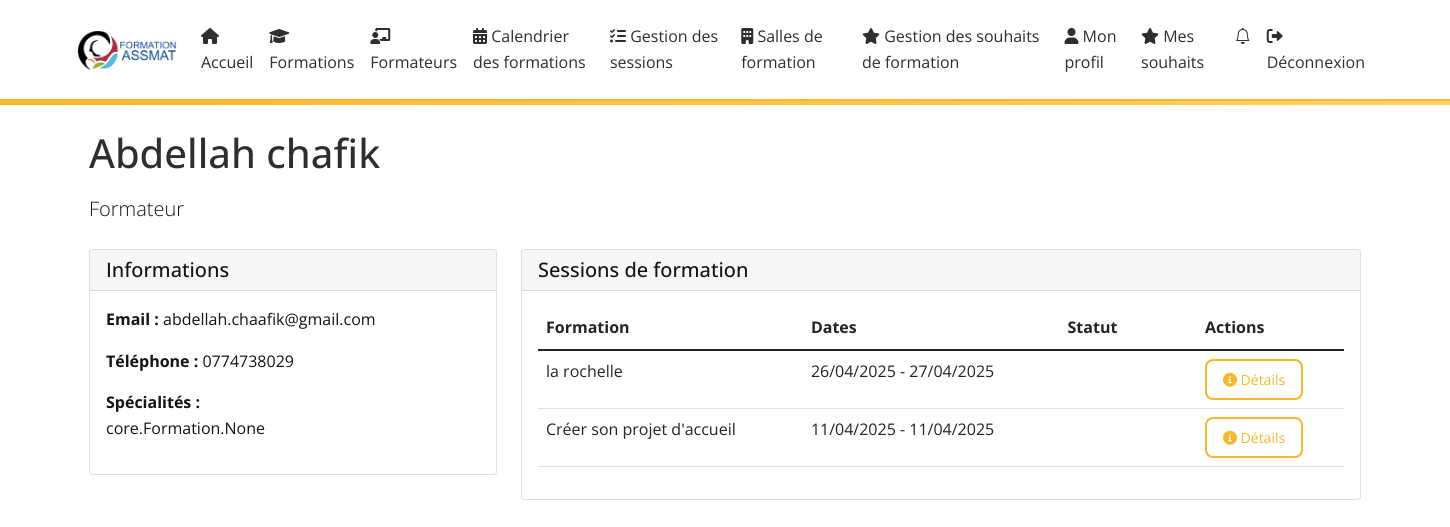
Page /trainers/2/ (signed in) on the committed database.
### core/models.py (models this page shows, shortened)
class Trainer(models.Model):
    first_name = models.CharField(max_length=100, verbose_name="Prénom", null=True, blank=True)
    last_name = models.CharField(max_length=100, verbose_name="Nom", null=True, blank=True)
    email = models.EmailField(verbose_name="Email", null=True, blank=True)
    phone = models.CharField(max_length=20, verbose_name="Téléphone", null=True, blank=True)
    bio = models.TextField(blank=True, verbose_name="Biographie")
    photo = models.ImageField(upload_to='trainers/', null=True, blank=True, verbose_name="Photo")
    specialties = models.ManyToManyField('Formation', blank=True, verbose_name="Spécialités")
    created_at = models.DateTimeField(auto_now_add=True)
    updated_at = models.DateTimeField(auto_now=True)
    def get_full_name(self):
        return f"{self.first_name} {self.last_name}".strip()
    class Meta:
        verbose_name = "Formateur"
        verbose_name_plural = "Formateurs"
        ordering = ['last_name', 'first_name']

class Session(models.Model):
    STATUS_CHOICES = [
        ('NON_OUVERTE', 'Non ouverte'),
        ('DEMANDEE', 'Demandée'),
        ('OUVERTE', 'Ouverte'),
        ('COMPLETE', 'Complète'),
        ('PREPAREE', 'Préparée'),
        ('ENVOYEE_FORMATEUR', 'Envoyée formateur'),
        ('ATTENTE_RETOUR', 'En attente retour'),
        ('ATTENTE_TRAITEMENT_SYLVAN', 'En attente traitement Sylvan'),
        ('ATTENTE_TRAITEMENT_IPERIA', 'En attente traitement Ipéria'),
        ('ERREUR_SYLVAN', 'Erreur à traiter Sylvan'),
        ('ERREUR_IPERIA', 'Erreur à traiter Ipéria'),
        ('TERMINEE', 'Terminée'),
    ]
    formation = models.ForeignKey(
        Formation,
        on_delete=models.CASCADE,
        related_name='sessions'
    )
    trainers = models.ManyToManyField(
        Trainer,
        related_name='sessions',
        blank=True
    )
    status = models.CharField(
        max_length=50,
        choices=STATUS_CHOICES,
        default='NON_OUVERTE'
    )
    start_date = models.DateField(null=True, blank=True)
    end_date = models.DateField(null=True, blank=True)
    iperia_opening_date = models.DateField(null=True, blank=True)
    iperia_deadline = models.DateField(null=True, blank=True)
    created_at = models.DateTimeField(auto_now_add=True)
    updated_at = models.DateTimeField(auto_now=True)
    last_status_change = models.DateTimeField(default=timezone.now)

class Formation(models.Model):
    FORMATION_TYPES = [
        ('initial', 'Formation Initiale'),
        ('continue', 'Formation Continue'),
        ('specialisation', 'Formation Spécialisation'),
    ]
    name = models.CharField(max_length=255, verbose_name="Nom de la formation")
    code_iperia = models.CharField(max_length=50, unique=True, verbose_name="Code IPERIA")
    description = models.TextField(verbose_name="Description")
    duration = models.IntegerField(help_text="Durée en heures", validators=[MinValueValidator(1)], verbose_name="Durée")
    image = models.ImageField(upload_to='formations/images/', null=True, blank=True, verbose_name="Image")
    program_file = models.FileField(upload_to='programs/', null=True, blank=True, verbose_name="Programme détaillé")
    created_at = models.DateTimeField(auto_now_add=True, verbose_name="Date de création")
    updated_at = models.DateTimeField(auto_now=True, verbose_name="Date de mise à jour")
    type = models.CharField(max_length=20, choices=FORMATION_TYPES, default='initial', verbose_name="Type de formation")
    is_presentiel = models.BooleanField(default=True, verbose_name="Présentiel")
    is_distanciel = models.BooleanField(default=False, verbose_name="Distanciel")
    is_asynchrone = models.BooleanField(default=False, verbose_name="Asynchrone")
    is_active = models.BooleanField(default=True, verbose_name="Formation active")
    city = models.CharField(max_length=100, null=True, blank=True, verbose_name="Ville")
    code_postal = models.CharField(max_length=10, null=True, blank=True, verbose_name="Code postal")
    latitude = models.FloatField(null=True, blank=True)
    longitude = models.FloatField(null=True, blank=True)
    class Meta:
        verbose_name = "Formation"
        verbose_name_plural = "Formations"
        ordering = ['name']

### core/views.py (the view)
# urls.py: path('trainers/<int:pk>/', views.trainer_detail, name='trainer_detail'),
@login_required
def trainer_detail(request, pk):
    trainer = get_object_or_404(Trainer, pk=pk)
    sessions = Session.objects.filter(trainers=trainer).order_by('-start_date')
    return render(request, 'core/trainer_detail.html', {
        'trainer': trainer,
        'sessions': sessions
    })

### core/context_processors.py (called while the page is built)
def unread_notifications(request):
    if request.user.is_authenticated:
        return {
            'unread_notifications_count': request.user.notifications.filter(is_read=False).count()
        }
    return {}

### core/templates/core/trainer_detail.html (shortened to what this page needs)
{% extends "core/base.html" %}
{% block content %}
<div class="container">
    <div class="mb-4">
        <h1>{{ trainer.get_full_name }}</h1>
        <p class="lead">Formateur</p>
    </div>
    <div class="row">
        <div class="col-md-4">
            <div class="card mb-4">
                <div class="card-header">
                    <h5 class="card-title mb-0">Informations</h5>
                </div>
                <div class="card-body">
                    <p><strong>Email :</strong> {{ trainer.email }}</p>
                    <p><strong>Téléphone :</strong> {{ trainer.phone }}</p>
                    {% if trainer.specialties %}
                        <p><strong>Spécialités :</strong><br>{{ trainer.specialties }}</p>
                    {% endif %}
                </div>
            </div>
        </div>
        <div class="col-md-8">
            <div class="card">
                <div class="card-header">
                    <h5 class="card-title mb-0">Sessions de formation</h5>
                </div>
                <div class="card-body">
                    <div class="table-responsive">
                        <table class="table">
                            <thead>
                                <tr>
                                    <th>Formation</th>
                                    <th>Dates</th>
                                    <th>Statut</th>
                                    <th>Actions</th>
                                </tr>
                            </thead>
                            <tbody>
                                {% for session in sessions %}
                                    <tr>
                                        <td>{{ session.formation.name }}</td>
                                        <td>
                                            {{ session.start_date|date:"d/m/Y" }} - {{ session.end_date|date:"d/m/Y" }}
                                        </td>
                                        <td>
                                            <span class="badge badge-{{ session.status_color }}">
                                            </span>
                                        </td>
                                        <td>
                                            <a href="{% url 'core:session_detail' session_id=session.id %}"
                                               class="btn btn-info btn-sm">
                                                <i class="fas fa-info-circle"></i> Détails
                                            </a>
                                        </td>
                                    </tr>
                                {% empty %}
                                    <tr>
                                        <td colspan="4" class="text-center">
                                            Aucune session de formation pour ce formateur.
                                        </td>
                                    </tr>
                                {% endfor %}
                            </tbody>
                        </table>
                    </div>
                </div>
            </div>
        </div>
    </div>
</div>
{% endblock %}

### core/static/core/css/custom.css (style rules this page uses)
:root { --primary-color: #F9B72A; --secondary-color: #2E2E2E; --background-color: #ffffff; --text-color: #141414; --hover-color: #fccc64; --border-radius: 8px; }
body { background-color: var(--background-color); color: var(--text-color); font-family: 'Open Sans', sans-serif; line-height: 1.6; }
.auth-buttons .nav-link, .btn { border-radius: var(--border-radius); border: 2px solid var(--primary-color); color: var(--primary-color); background: transparent; padding: 0.5rem 1rem; transition: background 0.3s, color 0.3s; }
h1, h2, h3 { color: var(--secondary-color); margin-bottom: 1rem; }
a { color: var(--primary-color); text-decoration: none; }

### rows in the picture
Trainer: get_full_name "Abdellah chafik", email "abdellah.chaafik@gmail.com", phone "0774738029", specialties "core.Formation.None"
Session: formation.name "la rochelle", start_date "26/04/2025", end_date "27/04/2025"
Session: formation.name "Créer son projet d'accueil", start_date "11/04/2025", end_date "11/04/2025"
